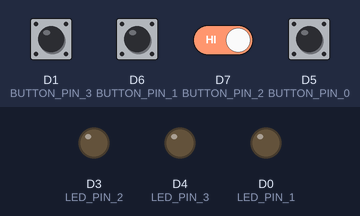
The sketch below on a simulated ESP8266 (NodeMCU). Parts: output pins drawn as LEDs (lit = HIGH). Inputs (shaded band) come from the test bench; at power-on: D1 (BUTTON_PIN_3), D5 (BUTTON_PIN_0), D6 (BUTTON_PIN_1), D7 (BUTTON_PIN_2) HIGH. What the sketch prints to the serial monitor is not drawn.

Above: at 1.2 s.
1.3 s: D1 (BUTTON_PIN_3) pulled LOW for 0.15 s
At 2.2 s:
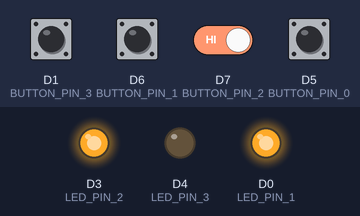
2.9 s: D6 (BUTTON_PIN_1) pulled LOW for 0.15 s
At 3.7 s:
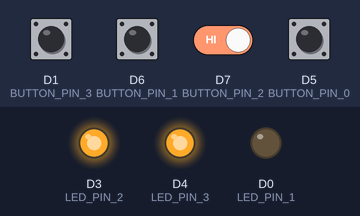
4.5 s: D5 (BUTTON_PIN_0) pulled LOW for 0.15 s
At 5.0 s:
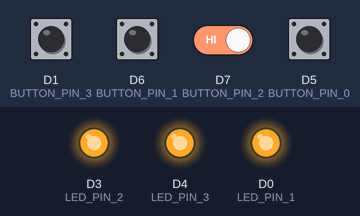
6.1 s: D7 (BUTTON_PIN_2) driven LOW and D5 (BUTTON_PIN_0) driven LOW
At 7.3 s:
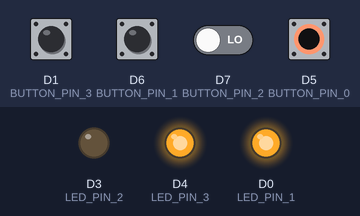
7.6 s: D6 (BUTTON_PIN_1) pulled LOW for 1 s
At 8.5 s:
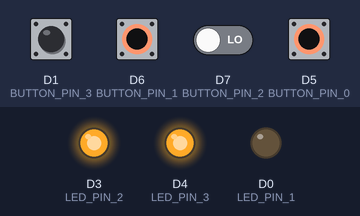
Timing chart, 0 to 10.6 s (numbered marks = the images above; inputs shaded):
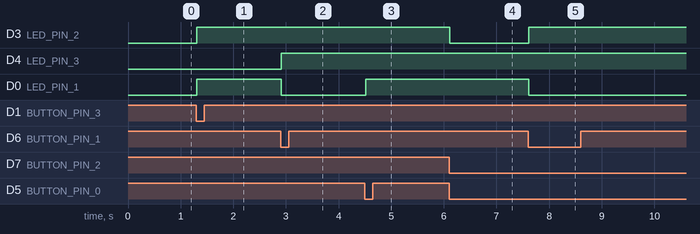

Measured:
- after the input at 1.3 s, D3 (LED_PIN_2), D0 (LED_PIN_1): LOW → HIGH at once
- after the input at 2.9 s, D4 (LED_PIN_3): LOW → HIGH at once; D0 (LED_PIN_1): HIGH → LOW at once
- after the input at 4.5 s, D0 (LED_PIN_1): LOW → HIGH at once
- after the input at 6.1 s, D3 (LED_PIN_2): HIGH → LOW at once
- after the input at 7.6 s, D3 (LED_PIN_2): LOW → HIGH at once; D0 (LED_PIN_1): HIGH → LOW at once

The sketch:

fanV2.ino
```cpp
#include <Bounce2.h>

#define BUTTON_PIN_3 D1
#define BUTTON_PIN_1 D6
#define BUTTON_PIN_2 D7
#define BUTTON_PIN_0 D5
#define LED_PIN_1 D0
#define LED_PIN_2 D3
#define LED_PIN_3 D4

Bounce debouncer1 = Bounce();
Bounce debouncer2 = Bounce();
Bounce debouncer3 = Bounce();
Bounce debouncer4 = Bounce();

int ledState0 = LOW;
int ledState1 = LOW;
int ledState2 = LOW;
int ledState3 = LOW;

void setup() {
  Serial.begin(115200);
  pinMode(BUTTON_PIN_0,INPUT_PULLUP);
  debouncer1.attach(BUTTON_PIN_0);
  debouncer1.interval(5);
  pinMode(BUTTON_PIN_1,INPUT_PULLUP);
  debouncer2.attach(BUTTON_PIN_1);
  debouncer2.interval(5);
  pinMode(BUTTON_PIN_2,INPUT_PULLUP);
  debouncer3.attach(BUTTON_PIN_2);
  debouncer3.interval(5);
  pinMode(BUTTON_PIN_3,INPUT_PULLUP);
  debouncer4.attach(BUTTON_PIN_3);
  debouncer4.interval(5);


  //Setup the LED :
  pinMode(LED_PIN_1,OUTPUT);
  pinMode(LED_PIN_2,OUTPUT);
  pinMode(LED_PIN_3,OUTPUT);
  digitalWrite(LED_PIN_3,LOW);

}

void loop() {
  debouncer1.update();
  debouncer2.update();
  debouncer3.update();
  debouncer4.update();

  if ( debouncer1.fell() ) {
    ledState0 = !ledState0;
    Serial.print("Num 0 = ");Serial.println(ledState0);
   }

   if ( debouncer2.fell() ) {
     ledState1 = !ledState1;
     Serial.print("Num 1 = ");Serial.println(ledState1);
     digitalWrite(LED_PIN_1,ledState1);
   }
   if ( debouncer3.fell() ) {
     ledState2 = !ledState2;
     Serial.print("Num 2 = ");Serial.println(ledState2);
     digitalWrite(LED_PIN_2,ledState2);
   }
   if ( debouncer4.fell() ) {
     ledState3 = !ledState3;
     Serial.print("Num 3 = ");Serial.println(ledState3);
     digitalWrite(LED_PIN_3,ledState3);
   }

   if(ledState0 == 1){
    ledState1 = 0;
    ledState2 = 0;
    ledState3 = 0;
    Serial.print("Num 0 = ");Serial.println(ledState0);
    Serial.print("Num 1 = ");Serial.println(ledState1);
    Serial.print("Num 2 = ");Serial.println(ledState2);
    Serial.print("Num 3 = ");Serial.println(ledState3);
    digitalWrite(LED_PIN_1,HIGH);
    digitalWrite(LED_PIN_2,HIGH);
    digitalWrite(LED_PIN_3,HIGH);
    }
    if(ledState1 == 1){
    ledState0 = 0;
    ledState2 = 0;
    ledState3 = 0;
    Serial.print("Num 0 = ");Serial.println(ledState0);
    Serial.print("Num 1 = ");Serial.println(ledState1);
    Serial.print("Num 2 = ");Serial.println(ledState2);
    Serial.print("Num 3 = ");Serial.println(ledState3);
    digitalWrite(LED_PIN_1,LOW);
    digitalWrite(LED_PIN_2,HIGH);
    digitalWrite(LED_PIN_3,HIGH);
    }
    if(ledState2 == 1){
    ledState1 = 0;
    ledState0 = 0;
    ledState3 = 0;
    Serial.print("Num 0 = ");Serial.println(ledState0);
    Serial.print("Num 1 = ");Serial.println(ledState1);
    Serial.print("Num 2 = ");Serial.println(ledState2);
    Serial.print("Num 3 = ");Serial.println(ledState3);
    digitalWrite(LED_PIN_1,HIGH);
    digitalWrite(LED_PIN_2,LOW);
    digitalWrite(LED_PIN_3,HIGH);
    }
    if(ledState3 == 1){
    ledState1 = 0;
    ledState2 = 0;
    ledState0 = 0;
    Serial.print("Num 0 = ");Serial.println(ledState0);
    Serial.print("Num 1 = ");Serial.println(ledState1);
    Serial.print("Num 2 = ");Serial.println(ledState2);
    Serial.print("Num 3 = ");Serial.println(ledState3);
    digitalWrite(LED_PIN_1,HIGH);
    digitalWrite(LED_PIN_2,HIGH);
    digitalWrite(LED_PIN_3,LOW);
    }
}
```
